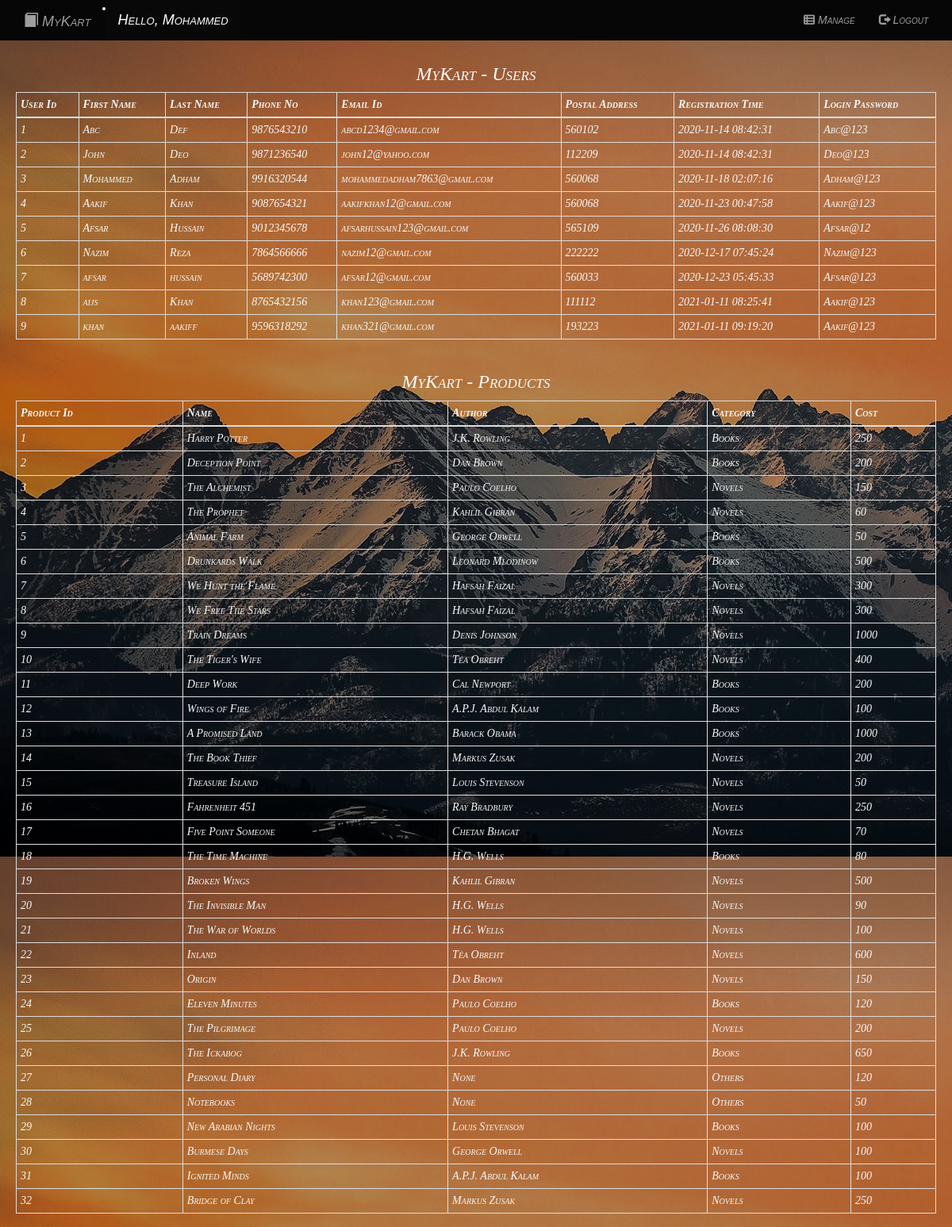
Page /MyKart/admin_dashboard.php (signed in, upper part) on the committed database.
### tables this page shows
CREATE TABLE IF NOT EXISTS `users` (
  `user_id` int NOT NULL AUTO_INCREMENT,
  `first_name` varchar(15) NOT NULL,
  `last_name` varchar(15) NOT NULL,
  `phone_no` bigint NOT NULL,
  `email_id` varchar(50) NOT NULL,
  `pincode` int NOT NULL,
  `registration_time` timestamp NOT NULL DEFAULT CURRENT_TIMESTAMP,
  `password` varchar(15) NOT NULL,
  PRIMARY KEY (`user_id`)
);

CREATE TABLE IF NOT EXISTS `products` (
  `product_id` int NOT NULL AUTO_INCREMENT,
  `name` varchar(60) NOT NULL,
  `author` varchar(60) NOT NULL,
  `category` enum('Books','Novels','Others') NOT NULL,
  `cost` float NOT NULL,
  `product_disc` varchar(1000) NOT NULL,
  `book_image` varchar(60) NOT NULL,
  PRIMARY KEY (`product_id`),
  KEY `author` (`author`)
);

### MyKart/admin_dashboard.php (the view, shortened to what this page needs)
<!DOCTYPE html>
<html>
    <head>
        <link rel="stylesheet" href="https://maxcdn.bootstrapcdn.com/bootstrap/3.4.1/css/bootstrap.min.css">
    </head>
    <body>
        <?php
        require 'db_connection.php';
        $adminfirstname = $_SESSION['first_name'];
        $u_query = "SELECT user_id, first_name, last_name, phone_no, email_id, pincode, registration_time, password FROM users";
        $u_result = mysqli_query($conn, $u_query);
        $pr_query = "SELECT product_id, name, author, category, cost FROM products";
        $pr_result = mysqli_query($conn, $pr_query);
        ?>
        <nav class="navbar navbar-inverse navbar-fixed-top">
        <div class="container">
            <div class="navbar-header">
                <li> <a href="admin_dashboard.php" class="navbar-brand"><span class="glyphicon glyphicon-book"></span> MyKart</a> </li>
            </div>
            <div>
                <ul class="nav navbar-nav">
                    <li class="active"><a class="navbar-brand"><i>Hello, <?php echo $adminfirstname; ?></i> </a></li>
                </ul>
                <ul class="nav navbar-nav navbar-right">
                    <li class="dropdown"><a class="dropdown-toggle" data-toggle="dropdown" href="#"><i class="fas fa-th-list"></i> Manage</a>
                    </li>
                    <li> <a href="logout_admin.php"><span class="glyphicon glyphicon-log-out"></span> Logout</a></li>
                </ul>
            </div>
        </div>
    </nav>
    <center>
        <div id="container">
            <div class="row">
                <div><h3> MyKart - Users </h3></div>
            </div>
            <table class="table table-condensed table-bordered ">
            <thead>
                <tr>
                    <th>User Id</th>
                    <th>First Name</th>
                    <th>Last Name</th>
                    <th>Phone No</th>
                    <th>Email Id</th>
                    <th>Postal Address</th>
                    <th>Registration Time</th>
                    <th>Login Password</th>
                </tr>
            </thead>
            <tbody>
                <?php while ($u_row = mysqli_fetch_array($u_result)) { ?>
                <tr>
                    <td><?php echo $u_row['user_id']; ?></td>
                    <td><?php echo $u_row['first_name']; ?></td>
                    <td><?php echo $u_row['last_name']; ?></td>
                    <td><?php echo $u_row['phone_no']; ?></td>
                    <td><?php echo $u_row['email_id']; ?></td>
                    <td><?php echo $u_row['pincode']; ?></td>
                    <td><?php echo $u_row['registration_time']; ?></td>
                    <td><?php echo $u_row['password']; ?></td>
                </tr>
                <?php } ?>
            </tbody>
            </table>
            <div class="row">
                <div><h3> MyKart - Products </h3></div>
            </div>
            <table class="table table-condensed table-bordered ">
            <thead>
                <tr>
                    <th>Product Id</th>
                    <th>Name</th>
                    <th>Author</th>
                    <th>Category</th>
                    <th>Cost</th>
                </tr>
            </thead>
            <tbody>
                <?php while ($pr_row = mysqli_fetch_array($pr_result)) { ?>
                <tr>
                    <td><?php echo $pr_row['product_id']; ?></td>
                    <td><?php echo $pr_row['name']; ?></td>
                    <td><?php echo $pr_row['author']; ?></td>
                    <td><?php echo $pr_row['category']; ?></td>
                    <td><?php echo $pr_row['cost']; ?></td>
                </tr>
                <?php } ?>
            </tbody>
            </table>
        </div>
    </center>
    </body>
</html>

### MyKart/admin_dashboard.php (style rules this page uses)
body { background: url('img/wallhaven-oxeyr5.jpg'); font-style: italic; font-family: sans-serif; font-variant: small-caps; color: #f9f9f9; }
#container { font-family: serif, Arial; color: #f9f9f9; background-color: rgba(0,0,0,0.3); max-width: 1400px; margin-top: 50px; padding: 10px 20px; }
.navbar { background-color: #060606; }

### rows in the picture
users: user_id "1", first_name "Abc", last_name "Def", phone_no "9876543210", email "abcd1234@gmail.com", pincode "560102", registration_time "2020-11-14 08:42:31", password "Abc@123"
users: user_id "2", first_name "John", last_name "Deo", phone_no "9871236540", email "john12@yahoo.com", pincode "112209", registration_time "2020-11-14 08:42:31", password "Deo@123"
users: user_id "3", first_name "Mohammed", last_name "Adham", phone_no "9916320544", email "mohammedadham7863@gmail.com", pincode "560068", registration_time "2020-11-18 02:07:16", password "Adham@123"
users: user_id "4", first_name "Aakif", last_name "Khan", phone_no "9087654321", email "aakifkhan12@gmail.com", pincode "560068", registration_time "2020-11-23 00:47:58", password "Aakif@123"
users: user_id "5", first_name "Afsar", last_name "Hussain", phone_no "9012345678", email "afsarhussain123@gmail.com", pincode "565109", registration_time "2020-11-26 08:08:30", password "Afsar@12"
users: user_id "6", first_name "Nazim", last_name "Reza", phone_no "7864566666", email "nazim12@gmail.com", pincode "222222", registration_time "2020-12-17 07:45:24", password "Nazim@123"
users: user_id "7", first_name "afsar", last_name "hussain", phone_no "5689742300", email "afsar12@gmail.com", pincode "560033", registration_time "2020-12-23 05:45:33", password "Afsar@123"
users: user_id "8", first_name "aijs", last_name "Khan", phone_no "8765432156", email "khan123@gmail.com", pincode "111112", registration_time "2021-01-11 08:25:41", password "Aakif@123"
users: user_id "9", first_name "khan", last_name "aakiff", phone_no "9596318292", email "khan321@gmail.com", pincode "193223", registration_time "2021-01-11 09:19:20", password "Aakif@123"
products: product_id "1", name "Harry Potter", author "J.K. Rowling", category "Books", cost "250"
products: product_id "2", name "Deception Point", author "Dan Brown", category "Books", cost "200"
products: product_id "3", name "The Alchemist", author "Paulo Coelho", category "Novels", cost "150"
products: product_id "4", name "The Prophet", author "Kahlil Gibran", category "Novels", cost "60"
products: product_id "5", name "Animal Farm", author "George Orwell", category "Books", cost "50"
products: product_id "6", name "Drunkards Walk", author "Leonard Mlodinow", category "Books", cost "500"
products: product_id "7", name "We Hunt the Flame", author "Hafsah Faizal", category "Novels", cost "300"
products: product_id "8", name "We Free The Stars", author "Hafsah Faizal", category "Novels", cost "300"
products: product_id "9", name "Train Dreams", author "Denis Johnson", category "Novels", cost "1000"
products: product_id "10", name "The Tiger's Wife", author "Téa Obreht", category "Novels", cost "400"
products: product_id "11", name "Deep Work", author "Cal Newport", category "Books", cost "200"
products: product_id "12", name "Wings of Fire", author "A.P.J. Abdul Kalam", category "Books", cost "100"
products: product_id "13", name "A Promised Land", author "Barack Obama", category "Books", cost "1000"
products: product_id "14", name "The Book Thief", author "Markus Zusak", category "Novels", cost "200"
products: product_id "15", name "Treasure Island", author "Louis Stevenson", category "Novels", cost "50"
products: product_id "16", name "Fahrenheit 451", author "Ray Bradbury", category "Novels", cost "250"
products: product_id "17", name "Five Point Someone", author "Chetan Bhagat", category "Novels", cost "70"
products: product_id "18", name "The Time Machine", author "H.G. Wells", category "Books", cost "80"
products: product_id "19", name "Broken Wings", author "Kahlil Gibran", category "Novels", cost "500"
products: product_id "20", name "The Invisible Man", author "H.G. Wells", category "Novels", cost "90"
products: product_id "21", name "The War of Worlds", author "H.G. Wells", category "Novels", cost "100"
products: product_id "22", name "Inland", author "Téa Obreht", category "Novels", cost "600"
products: product_id "23", name "Origin", author "Dan Brown", category "Novels", cost "150"
products: product_id "24", name "Eleven Minutes", author "Paulo Coelho", category "Books", cost "120"
products: product_id "25", name "The Pilgrimage", author "Paulo Coelho", category "Novels", cost "200"
products: product_id "26", name "The Ickabog", author "J.K. Rowling", category "Books", cost "650"
products: product_id "27", name "Personal Diary", author "None", category "Others", cost "120"
products: product_id "28", name "Notebooks", author "None", category "Others", cost "50"
products: product_id "29", name "New Arabian Nights", author "Louis Stevenson", category "Books", cost "100"
products: product_id "30", name "Burmese Days", author "George Orwell", category "Novels", cost "100"
products: product_id "31", name "Ignited Minds", author "A.P.J. Abdul Kalam", category "Books", cost "100"
products: product_id "32", name "Bridge of Clay", author "Markus Zusak", category "Novels", cost "250"

### other values in the picture
$adminfirstname "Mohammed"
